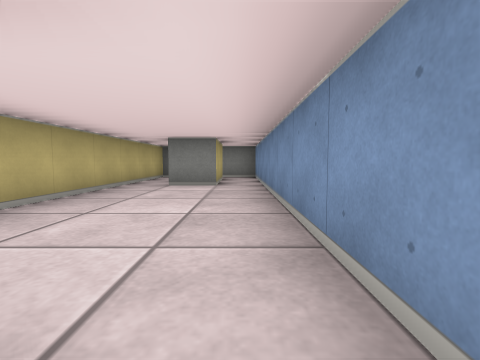
view 1 (above)

12 first-person views from a walk through a cub3D maze. The camera is about half as high as the walls, tilts 4° down and sees 85° across. The floor is counted in squares. Each view is taken from the middle of a square. On the plan, view 1 faces up. The plan holds only what a view shows up to about 9 squares ahead; the rest is blank.

view 2
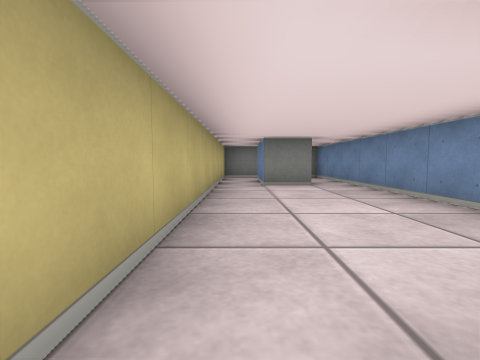

view 3
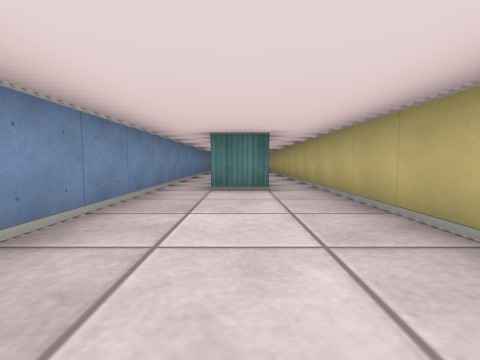

view 4
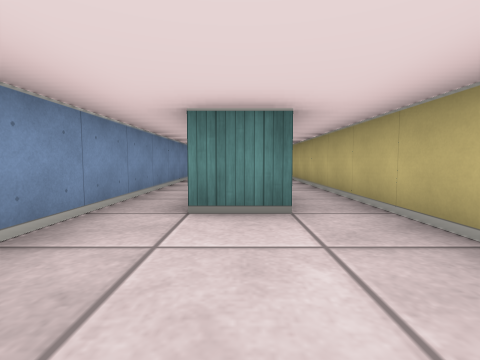

view 5
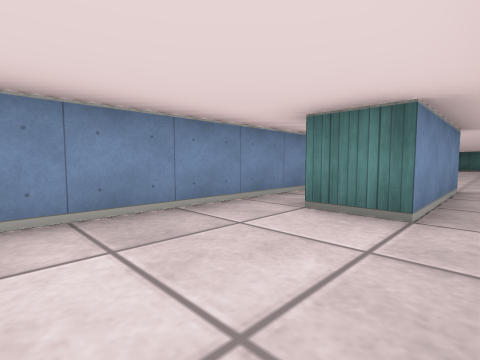

view 6
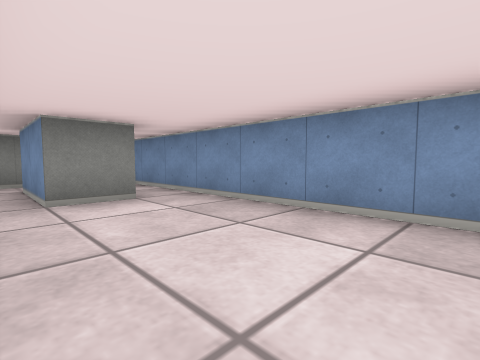

view 7
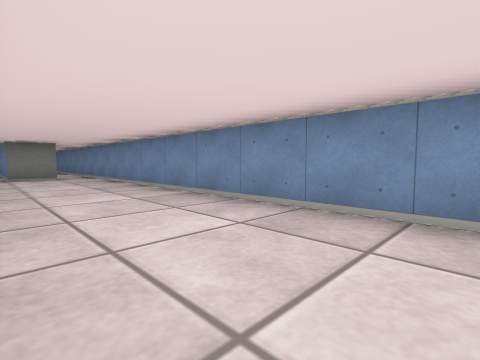

view 8
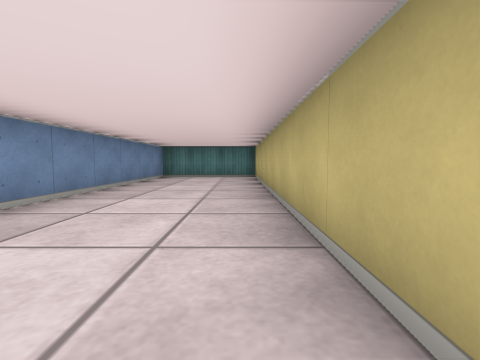

view 9
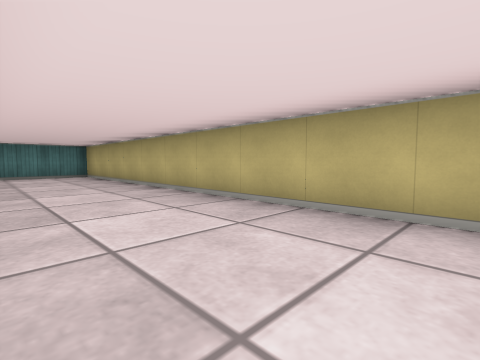

view 10
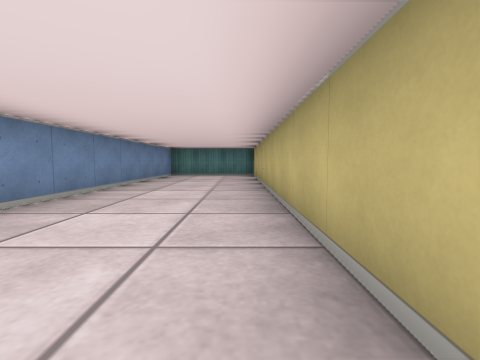

view 11
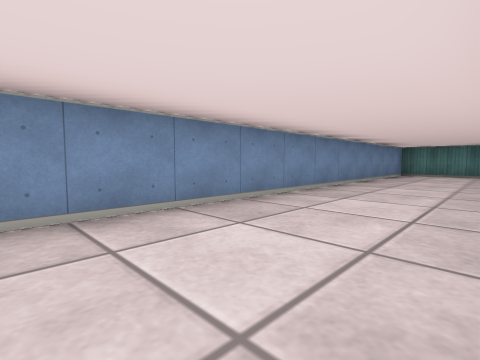

view 12
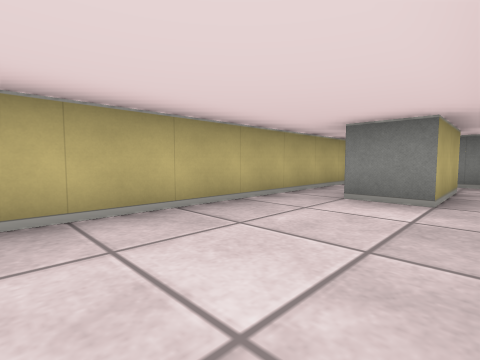

### Floor plan
Points are (right, up) in squares from view 1. A wall is a line through its corners. A room is listed if a view was taken in it or the views show most of it. See-through windows are left out.
Room 1 (views 1, 2, 3, 4, 5, 6, 12)
walls: (-0.5, 5.5) (-1.5, 5.5) (-1.5, 7.5); (-1.5, -2.5) (-1.5, 0.5) (-0.5, 0.5); (0.5, -2.5) (0.5, 5.5); (-2.5, 7.5) (-2.5, -2.5)
ways out: opening at (-1, -2) to room 2; opening at (0, 6.5) to room 3; opening at (-2, 6.5) to room 4
Room 2 (views 7, 8, 9, 10, 11)
walls: (-0.4, -2.5) (-1.5, -2.5); (-2.5, -2.5) (-2.5, -14.5) (0.5, -14.5) (0.5, -2.5)
ways out: opening at (-1, -2) to room 1
Room 3 (no view inside)
walls: (-0.5, 7.5) (-0.5, 5.5); (0.5, 5.5) (0.5, 8.5) (-1.5, 8.5)
ways out: opening at (0, 6.5) to room 1; opening at (-1, 8) to room 4
Room 4 (no view inside)
walls: (-1.5, 8.5) (-2.5, 8.5) (-2.5, 7.5)
ways out: opening at (-2, 6.5) to room 1; opening at (-1, 8) to room 3

Where each view was taken, in squares from view 1:
view 1: 0 up, 0 right, facing up
view 2: 0 up, 2 left, facing up
view 3: 5 up, 1 left, facing down
view 4: 3 up, 1 left, facing down
view 5: 3 up, 2 left, facing down-right
view 6: 2 up, 2 left, facing up-right
view 7: 11 down, 2 left, facing up-right
view 8: 6 down, 2 left, facing down
view 9: 5 down, 0 right, facing down-left
view 10: 5 down, 2 left, facing down
view 11: 4 down, 2 left, facing down-right
view 12: 2 up, 0 right, facing up-left
